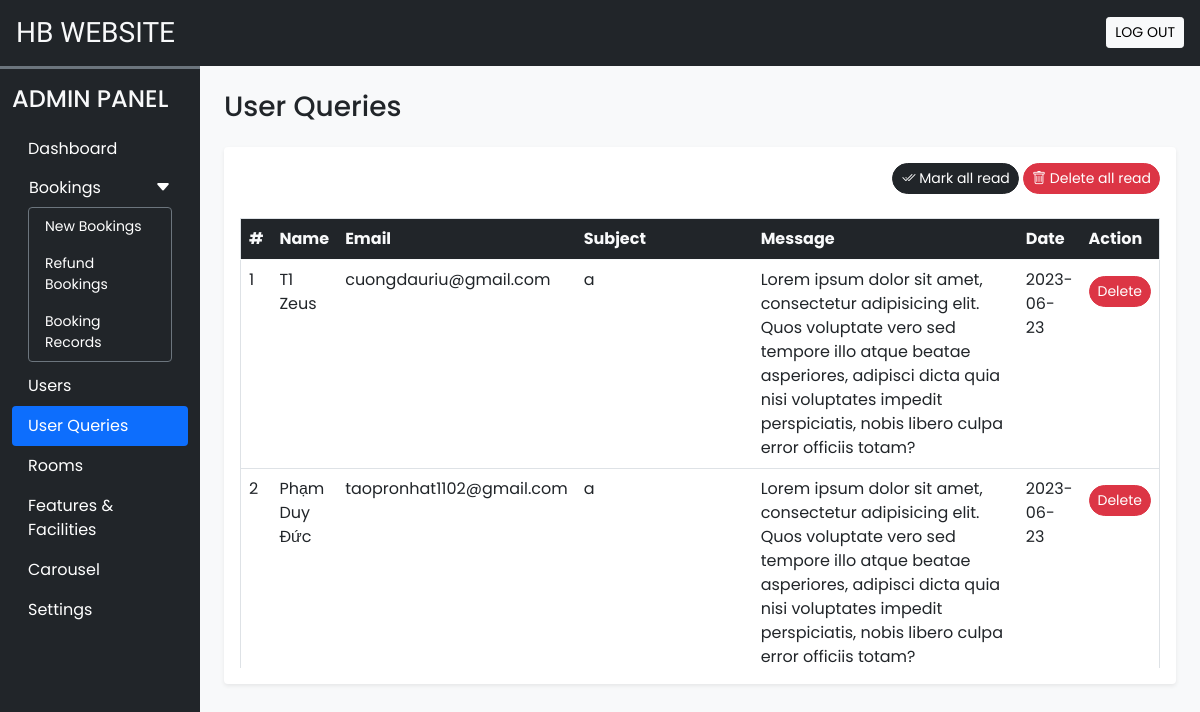
Page /admin/user_queries.php (signed in) on the committed database.
### tables this page shows
CREATE TABLE `user_queries` (
  `sr_no` int(11) NOT NULL,
  `name` varchar(50) NOT NULL,
  `email` varchar(150) NOT NULL,
  `subject` varchar(200) NOT NULL,
  `message` varchar(500) NOT NULL,
  `date` date NOT NULL DEFAULT current_timestamp(),
  `seen` tinyint(4) NOT NULL DEFAULT 0
);

### admin/user_queries.php (the view, shortened to what this page needs)
<!DOCTYPE html>
<html lang="en">
<head>
  <?php require('inc/links.php'); ?>
</head>
<body class="bg-light">
  <?php require('inc/header.php'); ?>
  <div class="container-fluid" id="main-content">
    <div class="row">
      <div class="col-lg-10 ms-auto p-4 overflow-hidden">
        <h3 class="mb-4">User Queries</h3>
         <div class="card border-0 shadow-sm mb-4">
          <div class="card-body">
            <div class="text-end mb-4">
              <a href="?seen=all" class="btn btn-dark rounded-pill shadow-none btn-sm">
                <i class="bi bi-check2-all"></i> Mark all read
              </a>
              <a href="?del=all" class="btn btn-danger rounded-pill shadow-none btn-sm">
                <i class="bi bi-trash"></i> Delete all read
              </a>
            </div>
            <div class="table-responsive-md" style="height: 450px; overflow-y: scroll;">
              <table class="table table-hover border">
                <thead class="sticky-top">
                  <tr class="bg-dark text-light">
                    <th scope="col">#</th>
                    <th scope="col">Name</th>
                    <th scope="col">Email</th>
                    <th scope="col" width="20%">Subject</th>
                    <th scope="col" width="30%">Message</th>
                    <th scope="col">Date</th>
                    <th scope="col">Action</th>
                  </tr>
                </thead>
                <tbody>
                  <?php
                    $q = "SELECT * FROM user_queries ORDER BY sr_no DESC";
                    $data = mysqli_query($con,$q);
                    $i=1;
                    while($row = mysqli_fetch_assoc($data))
                    {
                      $seen='';
                      $seen.="<a href='?del=$row[sr_no]' class='btn btn-sm rounded-pill btn-danger mt-2'>Delete</a>";
                      echo<<<query
                        <tr>
                          <td>$i</td>
                          <td>$row[name]</td>
                          <td>$row[email]</td>
                          <td>$row[subject]</td>
                          <td>$row[message]</td>
                          <td>$row[date]</td>
                          <td>$seen</td>
                        </tr>
                      query;
                      $i++;
                    }
                  ?>
                </tbody>
              </table>
            </div>
          </div>
        </div>
      </div>
    </div>
  </div>
</body>
</html>

### admin/css/common.css (style rules this page uses)
:root { --teal: #2ec1ac; --teal_hover: #279e8c; }
* { font-family: 'Poppins', sans-serif; }

### rows in the picture
user_queries: name "T1 Zeus", email "cuongdauriu@gmail.com", subject "a", message "Lorem ipsum dolor sit amet, consectetur adipisicing elit. Quos voluptate vero sed tempore illo atque beatae asperiores, adipisci dicta quia nisi voluptates impedit perspiciatis, nobis libero culpa error officiis totam?", date "2023-06-23"
user_queries: name "Phạm Duy Đức", email "taopronhat1102@gmail.com", subject "a", message "Lorem ipsum dolor sit amet, consectetur adipisicing elit. Quos voluptate vero sed tempore illo atque beatae asperiores, adipisci dicta quia nisi voluptates impedit perspiciatis, nobis libero culpa error officiis totam?", date "2023-06-23"
